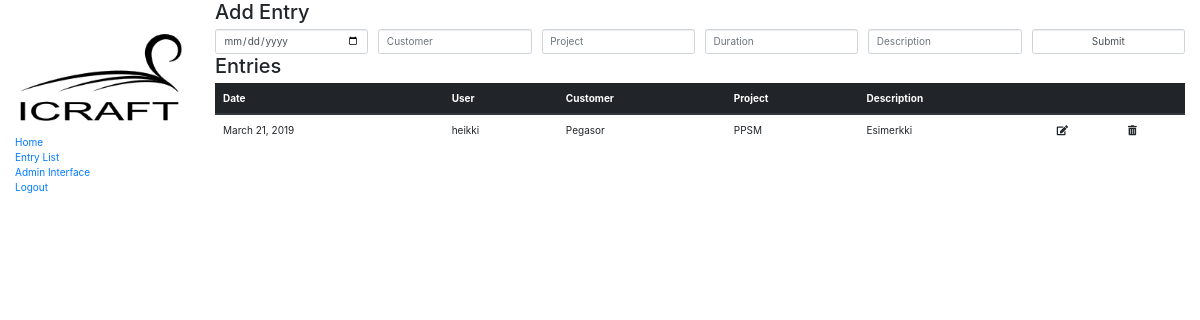
Page /timesheet/entries/ (signed in) on the committed database.
### timesheet/models.py (models this page shows, shortened)
class Entry(models.Model):
    class Meta:
        verbose_name_plural = "entries"
    user = models.ForeignKey(User, on_delete=models.SET_NULL, null=True, blank=True)
    customer = models.ForeignKey('Customer', on_delete=models.SET_NULL, null=True)
    project = models.ForeignKey('Project', on_delete=models.SET_NULL, null=True)
    duration = models.DecimalField(decimal_places=1, max_digits=3)
    date = models.DateField()
    description = models.TextField(null=True, blank=True)

class Customer(models.Model):
    name = models.CharField(max_length=200,
                            unique=True)
    def __str__(self):
        return self.name

class Project(models.Model):
    name = models.CharField(max_length=200,
                            unique=True)
    customer = models.ForeignKey('Customer', on_delete=models.SET_NULL, null=True)
    def __str__(self):
        return self.name

### timesheet/views.py (the view)
# urls.py: path('entries/', views.EntryListView.as_view(), name='entries'),
class EntryListView(generic.ListView):
    model = Entry
    def get_queryset(self):
        return Entry.objects.filter(user=self.request.user)

### timesheet/templates/timesheet/entry_list.html
{% extends "base_generic.html" %}
{% block content %}
<h2>Add Entry</h2>
<form>
    <div class="form-row">
        <div class="col">
            <input type="date" class="form-control" placeholder="Date">
        </div>
        <div class="col">
            <input type="text" class="form-control" placeholder="Customer">
        </div>
        <div class="col">
            <input type="text" class="form-control" placeholder="Project">
        </div>
        <div class="col">
            <input type="number" class="form-control" placeholder="Duration">
        </div>
        <div class="col">
            <input type="text" class="form-control" placeholder="Description">
        </div>
        <div class="col">
            <input type="submit" class="form-control" placeholder="Submit">
        </div>
  </div>
</form>
    <h2>Entries</h2>
        <table class="table">
            <thead class="thead-dark">
                <th scope="col">Date</th>
                <th scope="col">User</th>
                <th scope="col">Customer</th>
                <th scope="col">Project</th>
                <th scope="col">Description</th>
                <th scope="col"></th>
                <th scope="col"></th>
            </thead>
            <tbody>
            {% for entry in object_list %}
                <tr>
                    <td scope="row">{{ entry.date }}</td>
                    <td>{{ entry.user }}</td>
                    <td>{{ entry.customer }}</td>
                    <td>{{ entry.project }}</td>
                    <td>{{ entry.description }}</td>
                    <td><i class="fas fa-edit"></i></td>
                    <td><i class="fas fa-trash-alt"></i></td>
                </tr>
            {% endfor %}
            </tbody>
        </table>
{% endblock %}

### rows in the picture
Entry: date "March 21, 2019", user "heikki", customer "Pegasor", project "PPSM", description "Esimerkki"
